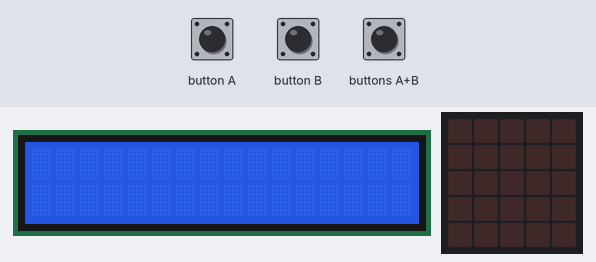
Bench run of a program on a simulated Calliope mini (MakeCode). Parts: 16×2 character LCD, the board's 5×5 LED display. Inputs (shaded band) come from the test bench. No radio messages arrive unless stated (any console line starting 'radio sent:' is added by the test bench); what the program prints to the serial console is not drawn.

Above: at 1.2 s.
1.3 s: buttons A+B pressed for 0.15 s
At 2.0 s:
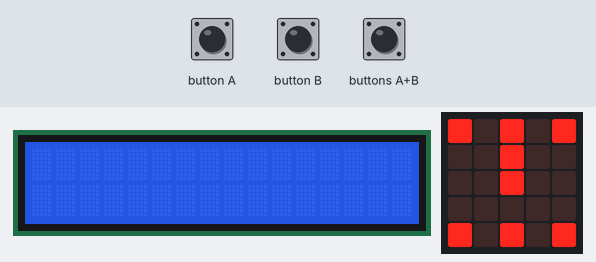
4.3 s: button A pressed for 0.15 s
At 5.5 s:
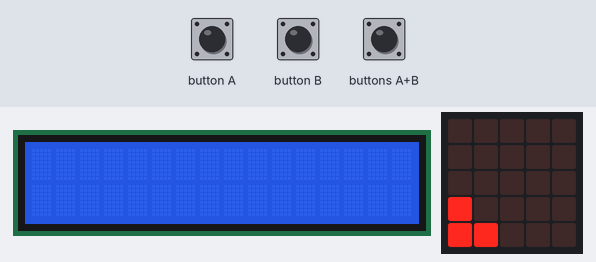
5.9 s: button B pressed for 0.15 s
At 6.7 s:
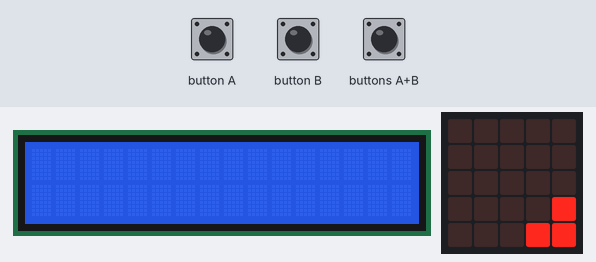
7.5 s: buttons A+B pressed for 1 s
At 10.3 s:
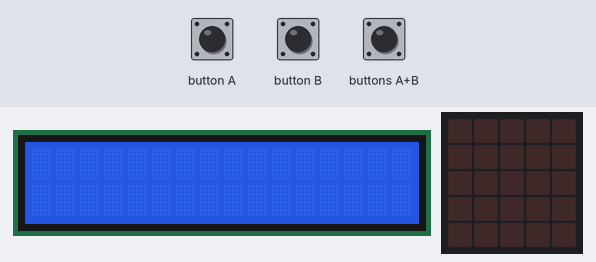
Timing chart, 0 to 11.8 s (numbered marks = the images above; inputs shaded):
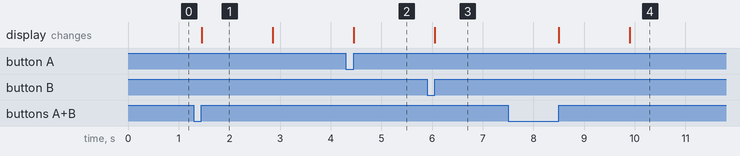

The program:

main.ts
```typescript
enum RadioMessage {
    message2 = 1435,
    message4 = 29926,
    message3 = 31126,
    message1 = 49434
}
// funktion um den Binär string in ASCII code umzuwandeln.
function EntpackBinaerString () {
    if (binaerString.length >= 8) {
        let dezimalZahl = parseInt(binaerString, 2)
// Wandelt die Dezimalzahl in das ASCII-Zeichen um
        asciiZeichen = String.fromCharCode(dezimalZahl)
        basic.showString(asciiZeichen, 150)
        // Setzt den String für die nächste Eingabe zurück
        binaerString = ""
        // zeigt Binär string an.
        I2C_LCD1602.ShowString(asciiZeichen, position_outputus, ho)
        position_outputus += 1
        if (position_outputus == 32) {
            basic.showLeds(`
                # . # . #
                . . # . .
                . . # . .
                . . . . .
                # . # . #
                `)
            ho = 1
        }
    } else {
        position_outputus = 0
        // setzt das Display zurück
        I2C_LCD1602.clear()
        basic.showLeds(`
            # . # . #
            . . # . .
            . . # . .
            . . . . .
            # . # . #
            `)
        ho = -1
        basic.pause(1000)
        basic.showLeds(`
            . . . . .
            . . . . .
            . . . . .
            . . . . .
            . . . . .
            `)
    }
}
// Wenn Knopf A gedrückt wird, füge eine '0' hinzu
input.onButtonPressed(Button.A, function () {
    binaerString = "" + binaerString + "0"
    basic.showLeds(`
        . . . . .
        . . . . .
        . . . . .
        # . . . .
        # # . . .
        `)
})
// Wenn A+B gedrückt wird, wandle die Binärkette in ASCII um
input.onButtonPressed(Button.AB, function () {
    radio.sendString(binaerString)
    EntpackBinaerString()
    asciiZeichen = ""
})
radio.onReceivedString(function (receivedString) {
    binaerString = receivedString
    EntpackBinaerString()
})
// Wenn Knopf B gedrückt wird, füge eine '1' hinzu
input.onButtonPressed(Button.B, function () {
    binaerString = "" + binaerString + "1"
    basic.showLeds(`
        . . . . .
        . . . . .
        . . . . .
        . . . . #
        . . . # #
        `)
})
let asciiZeichen = ""
let ho = 0
// beim Start:
let position_outputus = 0
let binaerString = ""
ho = -1
radio.setGroup(815)
position_outputus = 0
I2C_LCD1602.LcdInit(39)
basic.forever(function () {
    if (position_outputus == 16) {
        position_outputus = 0
        ho = 0
    }
})
```

test.ts
```typescript
// Hier kann man Tests durchführen; diese Datei wird nicht kompiliert, wenn dieses Paket als Erweiterung verwendet wird.
```

Measured:
- after the input at 1.3 s, the display: changes after 0.15 s (image 1)
- after the input at 4.3 s, the display: changes after 0.15 s (image 2)
- after the input at 5.9 s, the display: changes after 0.15 s (image 3)
- after the input at 7.5 s, the display: first changes after 1.0 s (image 4 shows a later state)
- what the display in image 1 shows lasts 1.4 s, from 1.5 s to 2.9 s
